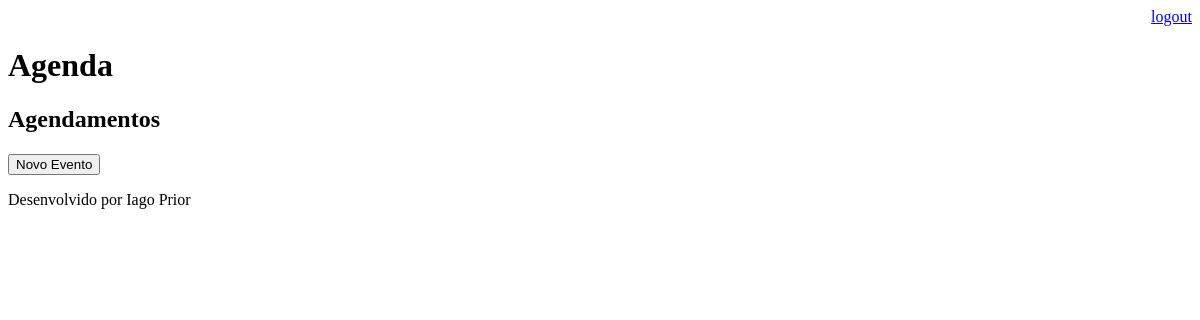
Page /agenda/ (signed in) on the earlier database version.
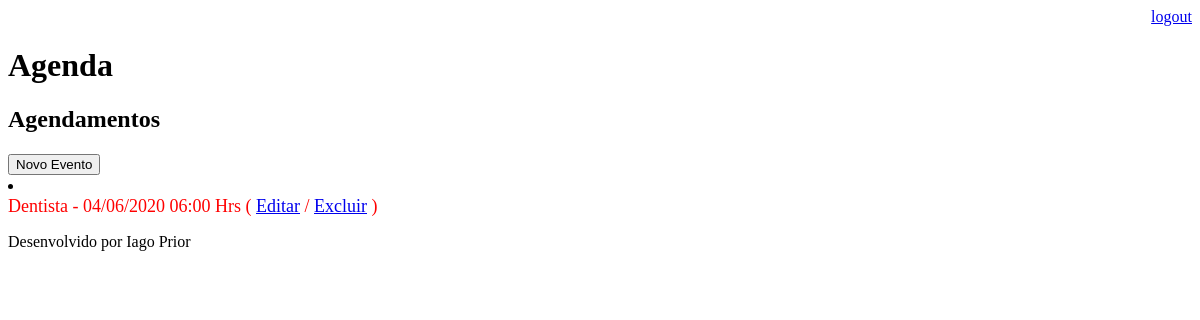
Same page on the later database version.
### core/models.py (models this page shows, shortened)
class Evento(models.Model):
    titulo = models.CharField(max_length=100)
    descricao = models.TextField(blank=True, null=True)
    data_evento = models.DateTimeField(verbose_name='Data do Evento')
    data_criacao = models.DateTimeField(auto_now=True)
    usuario = models.ForeignKey(User, on_delete=models.CASCADE)
    class Meta:
        db_table = 'evento'
    def get_data_evento(self):
        return self.data_evento.strftime('%d/%m/%Y %H:%M Hrs')
    def get_evento_atrasado(self):
        if self.data_evento < datetime.now():
            return True
        else:
            return False

### core/views.py (the view)
# urls.py: path('agenda/', views.lista_eventos),
@login_required(login_url='/login/')
def lista_eventos(request):
    usuario = request.user
    data_atual = datetime.now() - timedelta(hours=1)
    evento = Evento.objects.filter(usuario=usuario,
                                   data_evento__lt=data_atual)
    dados = {'eventos':evento}
    return render(request, 'agenda.html', dados)

### templates/agenda.html
{% extends "model-page.html" %}
{% block content %}
    <h2>Agendamentos</h2>
    <a href="evento/">
        <button type="button">Novo Evento</button>
    </a>
    <u1 style="font-size: 18px">
        {% for evento in eventos %}
                <li>
                    <div style={% if evento.get_evento_atrasado %}
                                  "color:red"
                                {% endif %}>
                        {{evento.titulo }} - {{evento.get_data_evento }}
                        ( <a href="evento/?id={{ evento.id }}">Editar</a>
                        / <a href="evento/delete/{{ evento.id }}/">Excluir</a> )
                    </div>
                </li>
        {% endfor %}
    </u1>
{% endblock %}

Differences in the rows shown:
now on this page (row edited): Evento: titulo "Dentista", get_data_evento "04/06/2020 06:00 Hrs"
